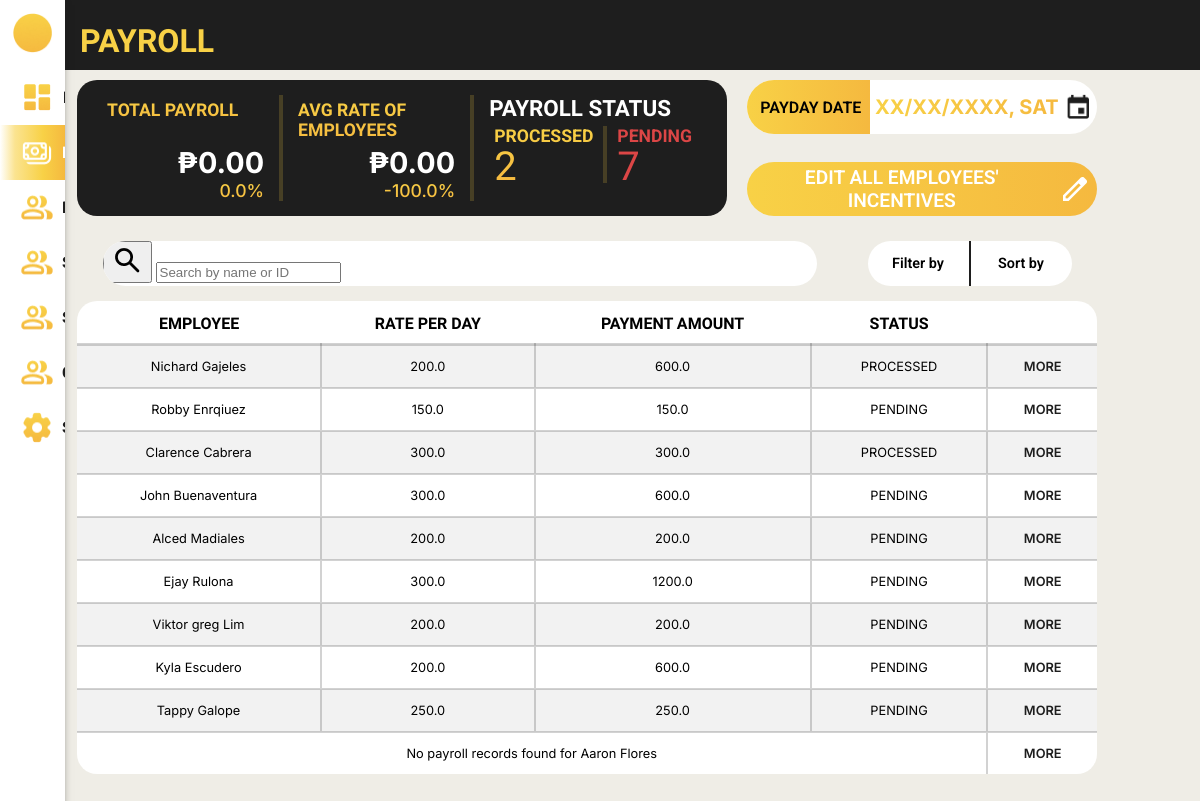
Before: /payroll_system/payrolls/ (signed in) with the older database file.
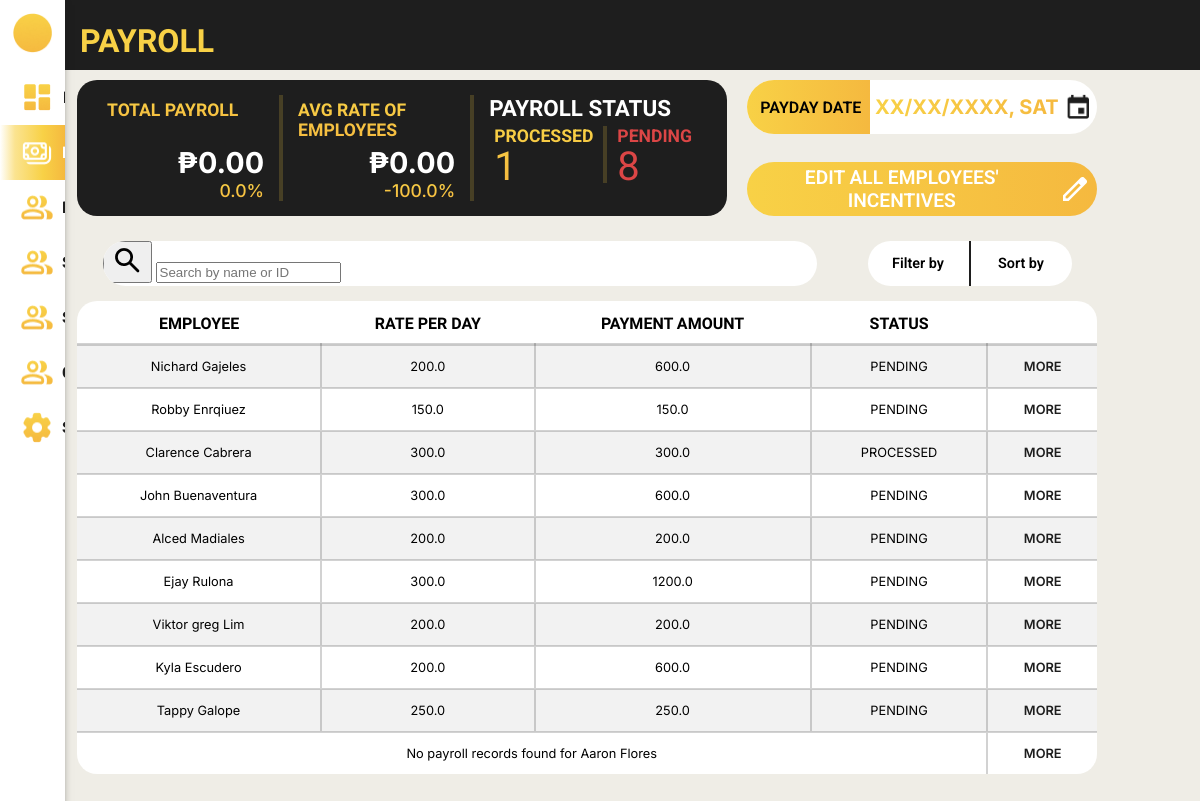
After: the same page with the newer database file.
### payroll_system/models.py (models this page shows, shortened)
class Employee(models.Model):
    class Gender(models.TextChoices):
        MALE = 'Male', _('Male')
        FEMALE = 'Female', _('Female')
        OTHERS = 'Others', _('Others')
    class HighestEducation(models.TextChoices):
        GRADESCHOOL = 'Grade School', _('Grade School')
        HIGHSCHOOL = 'High School', _('High School')
        BACHELORS_DEGREE = 'Bachelor\'s Degree', _('Bachelor\'s Degree')
        VOCATIONAL_EDUCATION = 'Vocational Education', _('Vocational Education')
        MASTERS_DEGREE = 'Master\'s Degree', _('Master\'s Degree')
    class EmployeeStatus(models.TextChoices):
        FULLTIME = 'Full Time', _('Full Time')
        PARTTIME = 'Part Time', _('Part Time')
    class ActiveStatus(models.TextChoices):
        ACTIVE = 'Active', _('Active')
        INACTIVE = 'Inactive', _('Inactive')
    employee_id = models.AutoField(primary_key=True)
    first_name = models.CharField(max_length=100, null=False)
    middle_name = models.CharField(max_length=100, null=True, blank=True)
    last_name = models.CharField(max_length=100, null=False)
    gender = models.CharField(max_length=6, choices=Gender.choices, null=False)
    date_of_birth = models.DateField(null=True)
    contact_number = models.CharField(max_length=15, null=True)
    emergency_contact = models.CharField(max_length=15, null=True)
    region = models.ForeignKey(Region, on_delete=models.SET_NULL, null=True, related_name='employees')
    province = models.ForeignKey(Province, on_delete=models.SET_NULL, null=True, related_name='employees')
    municipality = models.ForeignKey(Municipality, on_delete=models.SET_NULL, null=True, related_name='employees')
    barangay = models.ForeignKey(Barangay, on_delete=models.SET_NULL, null=True, related_name='employees')
    highest_education = models.CharField(max_length=20, choices=HighestEducation.choices, null=True)
    work_experience = models.CharField(max_length=2083, null=True)
    date_of_employment = models.DateField(default=timezone.now)
    days_worked = models.IntegerField(default=0, null=False)
    employee_status = models.CharField(max_length=9, choices=EmployeeStatus.choices, null=True)
    active_status = models.CharField(max_length=8, choices=ActiveStatus.choices, default=ActiveStatus.ACTIVE)
    absences = models.IntegerField(default=0, null=False)
    employee_image = models.ImageField(null=True, blank=True, upload_to='images/')

class Payroll(models.Model):
    class PayrollStatus(models.TextChoices):
        PENDING = 'PENDING', _('Pending')
        PROCESSED = 'PROCESSED', _('Processed')
    payroll_id = models.AutoField(primary_key=True)
    rate = models.FloatField(default=0, null=False)
    incentives = models.FloatField(default=0, null=False)
    payroll_status = models.CharField(max_length=9, choices=PayrollStatus.choices, default=PayrollStatus.PENDING, null=True, blank=True)
    deductions = models.FloatField(default=0, null=False)
    salary = models.FloatField(default=0, null=False)
    cash_advance = models.FloatField(default=0, null=False)
    under_time = models.FloatField(default=0, null=False)
    payment_date = models.DateField(null=False)
    employee_id_fk = models.ForeignKey(Employee, on_delete=models.CASCADE, related_name='payrolls')
    attendance_id_fk = models.ForeignKey(Attendance, null=True, blank=True, on_delete=models.CASCADE)

### payroll_system/views.py (the view, shortened to what this page needs)
# urls.py: path('payrolls/', views.payrolls, name='payrolls'),
@login_required
def payrolls(request):
    employees = Employee.objects.prefetch_related('payrolls', 'attendances').all()
    query = request.GET.get('q', '')
    latest_attendance_subquery = (
        Attendance.objects
        .filter(employee_id_fk=OuterRef('pk'))
        .order_by('-date')
        .values('date')[:1]
    )
    latest_payroll_subquery = (
        Payroll.objects
        .filter(employee_id_fk=OuterRef('pk'))
        .order_by('-payment_date')
        .values('payroll_status')[:1]
    )
    employees = Employee.objects.annotate(
        latest_attendance_date=Subquery(latest_attendance_subquery),
        latest_payroll_status=Subquery(latest_payroll_subquery)
    )
    total_employees = employees.count()
    processed_payroll_count = employees.filter(latest_payroll_status='PROCESSED').count()
    pending_payroll_count = employees.filter(latest_payroll_status='PENDING').count()
    employee_data = []
    for employee in employees:
        latest_payroll = employee.payrolls.order_by('-payment_date').first()
        if latest_payroll:
            attendance_count = employee.attendances.count()
            latest_payroll.salary = latest_payroll.rate * attendance_count
        employee_data.append({
            'employee': employee,
            'latest_payroll': latest_payroll
        })
    today = now().date()
    start_of_week = today - timedelta(days=today.weekday())  # Get Monday of current week
    end_of_week = start_of_week + timedelta(days=6)  # Get Sunday of current week
    current_month_start = today.replace(day=1)
    previous_month_end = current_month_start - timedelta(days=1)
    previous_month_start = previous_month_end.replace(day=1)
    active_employees_per_day = (
        Attendance.objects.filter(date__range=[start_of_week, end_of_week])
        .values('date')
        .annotate(active_count=Count('employee_id_fk', distinct=True))
    )
    total_active_counts = sum(day['active_count'] for day in active_employees_per_day)
    days_counted = len(active_employees_per_day) or 1  # Avoid division by zero
    avg_active_employees = total_active_counts / days_counted
    employees_with_latest_payroll = Employee.objects.annotate(latest_payroll_status=Subquery(latest_payroll_subquery))
    processed_payroll_count = employees_with_latest_payroll.filter(latest_payroll_status='PROCESSED').count()
    pending_payroll_count = employees_with_latest_payroll.filter(latest_payroll_status='PENDING').count()
    total_payroll = Payroll.objects.filter(payroll_status='PROCESSED').aggregate(Sum('salary'))['salary__sum']
    if total_payroll is None:
        total_payroll = "No total payroll yet"
    next_payday = Payroll.objects.filter(payment_date__gt=today).aggregate(Min('payment_date'))['payment_date__min']
    avg_rate = Payroll.objects.filter(rate__gt=0).aggregate(Avg('rate'))['rate__avg']
    if avg_rate is None:
        avg_rate = "No rate data"
    current_total_payroll = Payroll.objects.filter(
        payroll_status='PROCESSED',
        payment_date__gte=current_month_start,
        payment_date__lte=today
    ).aggregate(Sum('salary'))['salary__sum'] or 0
    previous_total_payroll = Payroll.objects.filter(
        payroll_status='PROCESSED',
        payment_date__gte=previous_month_start,
        payment_date__lte=previous_month_end
    ).aggregate(Sum('salary'))['salary__sum'] or 0
    payroll_percentage = 0
    if previous_total_payroll > 0:
        payroll_percentage = ((current_total_payroll - previous_total_payroll) / previous_total_payroll) * 100
    current_avg_rate = Payroll.objects.filter(
        rate__gt=0,
        payment_date__gte=current_month_start,
        payment_date__lte=today
    ).aggregate(Avg('rate'))['rate__avg'] or 0
    previous_avg_rate = Payroll.objects.filter(
        rate__gt=0,
        payment_date__gte=previous_month_start,
        payment_date__lte=previous_month_end
    ).aggregate(Avg('rate'))['rate__avg'] or 0
    rate_percentage = 0
    if previous_avg_rate > 0:
        rate_percentage = ((current_avg_rate - previous_avg_rate) / previous_avg_rate) * 100
    employee_data = []
    for employee in employees:
        latest_payroll = employee.payrolls.order_by('-payment_date').first()
        if latest_payroll:
            attendance_count = employee.attendances.count()
            latest_payroll.salary = latest_payroll.rate * attendance_count
        employee_data.append({
            'employee': employee,
            'latest_payroll': latest_payroll
        })
    context = {
        'employee': employee,
        'employee_data': employee_data,  # List of employees with their latest payroll
        'total_employees': total_employees,
        'avg_active_employees': round(avg_active_employees),
        'processed_payroll_count': processed_payroll_count,
        'pending_payroll_count': pending_payroll_count,
        'total_payroll': total_payroll,  # Total payroll amount
        'previous_total_payroll': previous_total_payroll,
        'payroll_percentage': payroll_percentage,
        'next_payday': next_payday,  # Next payday date
        'previous_avg_rate': previous_avg_rate,
        'rate_percentage': rate_percentage,
        'avg_rate': current_avg_rate,
        'query': query,
    }
    return render(request, 'payroll_system/payroll.html', context)

### payroll_system/templates/payroll_system/payroll.html (shortened to what the changed rows need)
{% load static %}
<!DOCTYPE html>
<html lang="en">
<head>
    <link rel="stylesheet" href="{% static 'css/template.css' %}">
    <link rel="stylesheet" href="{% static 'css/payroll.css' %}">
</head>
<body>
    <div class="body">
        <header>
            <h1>PAYROLL</h1>
        </header>
        <div class="system_content">
            <div class="container">
                <div class="top">
                    <div class="content_1">
                        <div class="statistics">
                            <div class="total_payroll">
                                <div class="title"><h1>TOTAL PAYROLL</h1></div>
                            </div>
                            <div class="avg_rate">
                                <div class="title">
                                    <h1>AVG RATE OF EMPLOYEES</h1>
                                </div>
                            </div>
                            <div class="payroll_status">
                                <div class="title">
                                    <h1>PAYROLL STATUS</h1>
                                </div>
                                <div class="content">
                                    <div class="processed">
                                        <h1>PROCESSED</h1>
                                        <p>{{ processed_payroll_count }}</p>
                                    </div>
                                    <div class="pending">
                                        <h1>PENDING</h1>
                                        <p>{{ pending_payroll_count }}</p>
                                    </div>
                                </div>
                            </div>
                        </div>
                    </div>
                </div>
                <div class="table">
                    <table>
                        <tr>
                            <th>EMPLOYEE</th>
                            <th>RATE PER DAY</th>
                            <th>PAYMENT AMOUNT</th>
                            <th>STATUS</th>
                            <th></th>
                        </tr>
                        {% for data in employee_data %}
                            {% with employee=data.employee latest_payroll=data.latest_payroll %}
                                {% if latest_payroll %}
                                <tr>
                                    <td>{{ employee.first_name }} {{ employee.last_name }}</td>
                                    <td>{{ latest_payroll.rate }}</td>
                                    <td>{{ latest_payroll.salary }}</td>
                                    <td>{{ latest_payroll.payroll_status }}</td>
                                    <td><a href="{% url 'payroll_system:payroll_individual' employee.employee_id %}">MORE</a></td>
                                </tr>
                                {% else %}
                                <tr>
                                    <td colspan="4">No payroll records found for {{ employee.first_name }} {{ employee.last_name }}</td>
                                    <td><a href="{% url 'payroll_system:payroll_individual' employee.employee_id %}">MORE</a></td>
                                </tr>
                                {% endif %}
                            {% endwith %}
                        {% endfor %}
                    </table>
                </div>
            </div>
        </div>
    </div>
</body>
</html>

Changed rows visible on the page:
changed through a linked row, Employee "Nichard": latest_payroll.payroll_status "PROCESSED" → "PENDING"
Other visible differences:
{{ processed_payroll_count }}: "2" → "1"
{{ pending_payroll_count }}: "7" → "8"
